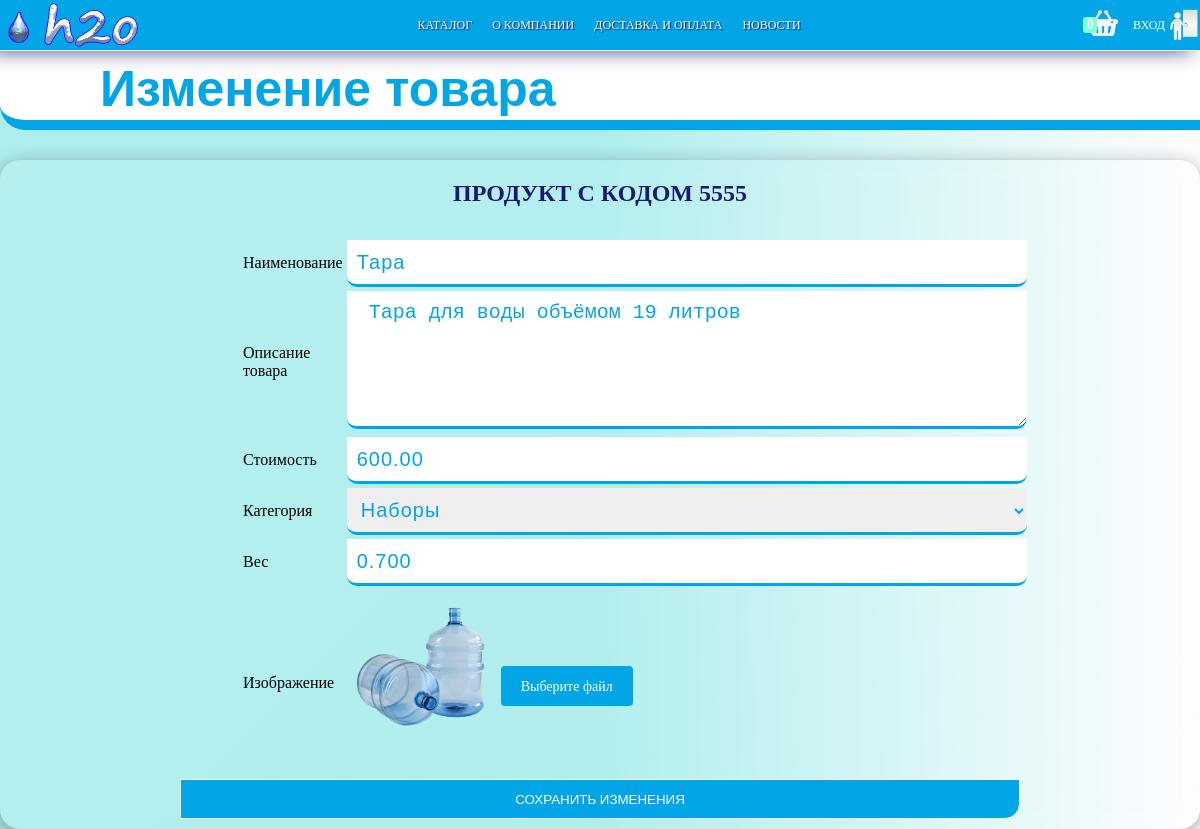
/edit_product.php?code_pr=5555, run on the app's committed database.
### tables this page shows
CREATE TABLE `Product` (
  `Code_product` int NOT NULL,
  `Name_product` varchar(50) NOT NULL,
  `Description` varchar(255) NOT NULL,
  `Price` decimal(8,2) NOT NULL,
  `id_type_product` int NOT NULL,
  `Weight` decimal(6,3) NOT NULL,
  `Volume` decimal(6,3) DEFAULT NULL,
  `LinkImage` varchar(50) NOT NULL,
  `Hidden` tinyint(1) NOT NULL
);

### edit_product.php (the view, shortened to what this page needs)
<?php
$host = "localhost";
$login = "root";
$passwordDB = "";
$nameDB = "Water_Delivery";
$code_pr = $_GET['code_pr'];
?>
<!DOCTYPE html>
<html lang="ru">
<head>
	<link rel="stylesheet" href="style.css">
</head>
<body>
	<?php require "header.php"?>
	<div class="katalog_header">
		<h1 class="page_zagolovok">Изменение товара</h1>
	</div>
	<?php $connect = mysqli_connect($host,$login,$passwordDB,$nameDB);
		$query = "SELECT * FROM Product WHERE code_product = $code_pr";
		$result = mysqli_query($connect,$query);
		foreach ($result as $row){
			$select_code = $row['Code_product'];
			$select_name = $row['Name_product'];
			$select_desc = $row['Description'];
			$select_price = $row['Price'];
			$select_cat = $row['id_type_product'];
			$select_weight = $row['Weight'];
			$img = $row['LinkImage'];
		}
	?>
	<div class="div_change_prod">
		<h2> <?php echo 'ПРОДУКТ С КОДОМ '.$select_code;?> </h2>
			<table class="table_edit_prod">
				<tr>
				<td> <label> Наименование</label>
				<td><input type ="text" class="input_edit_prod" id = "name_tovar" value=<?php echo $select_name ?> >
				</tr><tr>
				<td> <label>Описание товара</label>
				<td><textarea rows="5" class ="area_desc" cols="81" class="textarea" id = "desc_tovar"> <?php echo $select_desc ?>
				</textarea>
				</td>
				</tr>
				<tr>
					<td> <label> Стоимость</label></td>
					<td><input type ="text" class="input_edit_prod" id = "price_tovar" value=<?php echo $select_price ?> >
				</tr>
					<td> <label> Категория</label></td>
					<td><select name="select" class="input_edit_prod" id = "cat_tovar">
						<?php $query = "SELECT * FROM type_product";
							$result = mysqli_query($connect,$query);
							foreach($result as $row){
								if($row['id_type_product'] = $select_cat){
									echo '<option selected ="selected" value='.$row['id_type_product'].'>';
								}
								else{
									echo '<option value='.$row['id_type_product'].'>';}
								echo $row['name_type_product'];
								echo '</option>';
							}
						?>
					</select>
				<tr>
					<td> <label>Вес</label></td>
					<td><input type ="text" class="input_edit_prod" id = "weight_tovar" value=<?php echo $select_weight ?> >
				</tr>
				<tr>
					<td> <label>Изображение</label></td>
					<td><img class = "img_edit" src="ImageKatalog/<?php echo $img ?> ">
						<div class="input-file-row" id="file_edit">
							<label class="input-file">
							   	<span>Выберите файл</span>
					 		</label>
							<div class="input-file-list" id="new_img_edit"></div>
						</div>
				</tr>
			</table>
			<button class="button_add_product" onclick="toastFunction()"> СОХРАНИТЬ ИЗМЕНЕНИЯ </button>
	</div>

### style.css (style rules this page uses)
body { background: rgb(175,238,238); background: linear-gradient(90deg, rgba(175,238,238,1) 50%, rgba(102,0,255,0.006039915966386533) 100%); height: 100%; }
.page_zagolovok { position: absolute; left: 100px; top: 60px; width: max-content; margin: 0 auto; font-family: Helvetica; font-size: 50px; width: 800; }
.katalog_header { background: #fff; border-radius: 0px 0px 0px 25px; width: 100%; height: 120px; border-bottom: 10px solid #02A5E6; color: #02A5E6; }
.div_katalog , .div_change_prod { margin-left: auto; margin-right: auto; margin-top: 30px; max-width: 1300px; display: flex; flex-wrap: wrap; padding-bottom: 10px; background: linear-gradient(135deg, rgba(255, 255, 255, 0.1),rgba(255, 255, 255, 0)); backdrop-filter: blur(10px); border-radius: 20px; box-shadow: 0 5px 20px 0 rgba(0, 0, 0, 0.37); }
.div_change_prod h2 { font-family: Didot, serif; margin-left: auto; margin-right: auto; color: #191970; }
.table_edit_prod { width: 60%; margin-top: 10px; margin-left: 20%; margin-right: 20%; border-bottom: 5px #02A5E6; border-radius: 25px; }
.input_edit_prod { font: 15px/24px 'Muli', sans-serif; color: #333; width: 100%; box-sizing: border-box; letter-spacing: 1px; }
.input_edit_prod, .area_desc { border: 0; padding: 7px 0; border-bottom: 3px solid #02A5E6; border-radius: 0px 0px 10px 10px; padding: 10px; font-size: 20px; color: #02A5E6; }
.area_desc { width: 660px; }
.img_edit { width: 150px; height: 150px; }
.input-file-row { display: inline-block; margin-top: 10px; }
.input-file { position: relative; display: inline-block; }
.input-file span { position: relative; display: inline-block; cursor: pointer; outline: none; text-decoration: none; font-size: 14px; vertical-align: middle; color: rgb(255 255 255); text-align: center; border-radius: 4px; background-color: #02A5E6; line-height: 22px; height: 40px; padding: 10px 20px; box-sizing: border-box; border: none; margin: 0; transition: background-color 0.2s; }
.input-file-list { padding: 10px 0; }
.button_add_product { width: 70%; height: 40px; background: #02A5E6; margin-left: 15%; margin-right: 15%; color: white; border-radius: 0px 0px 15px 0px; border: 1px solid white; }
#file_edit { position: relative; top: -50px; max-height: 80px; }
#new_img_edit { position: relative; left: 170px; top: -90px; }

### edit_product.php (style rules this page uses)
body { margin: 0 }

### data on the page
product: Code_product "5555", Description "Тара для воды объёмом 19 литров", Price "600.00", Weight "0.700", LinkImage (picture)

### other printed values
count($_SESSION['cart']) "0"
form field select "Наборы"
